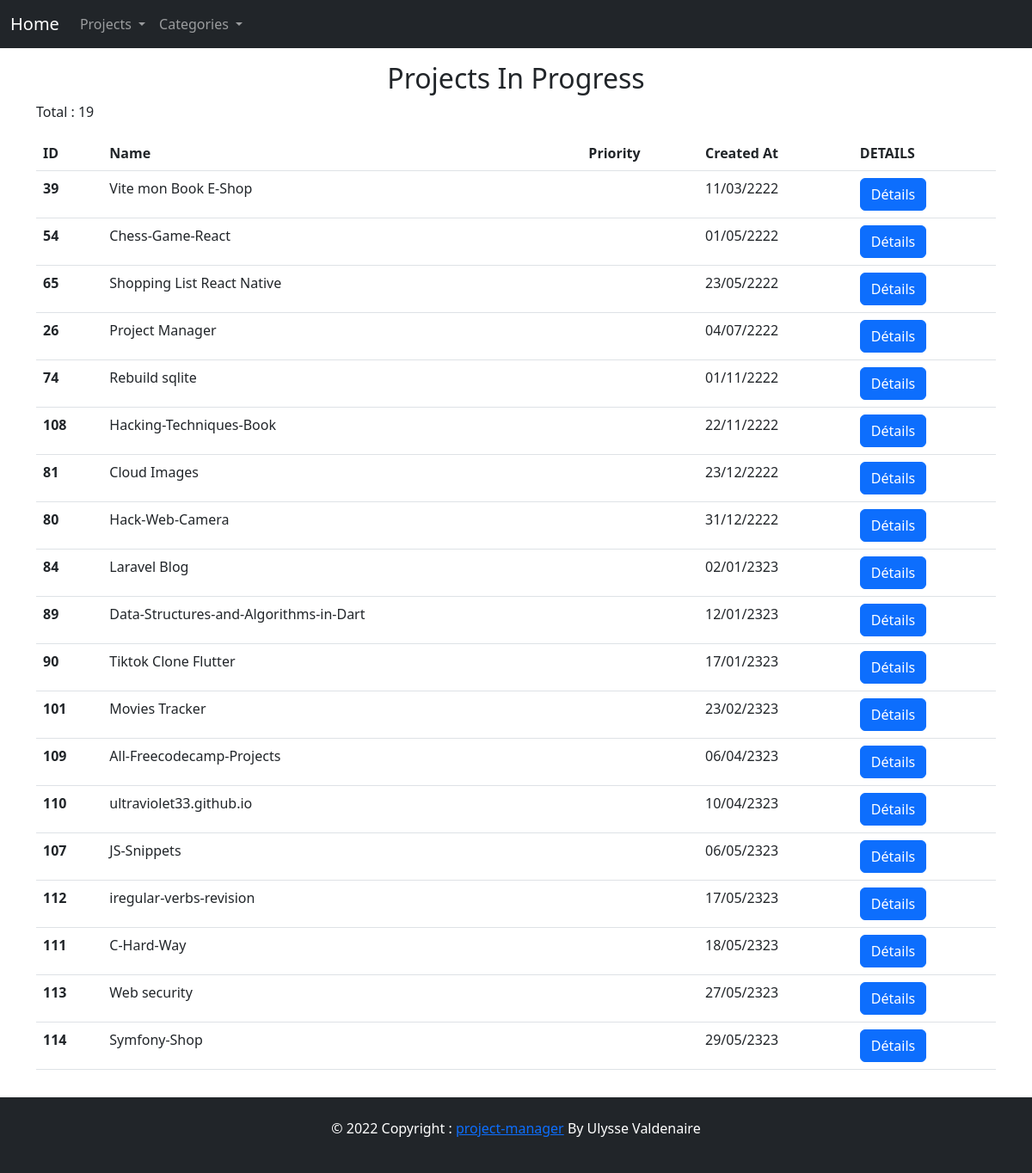
The app's page /projects/in-progress, older data.
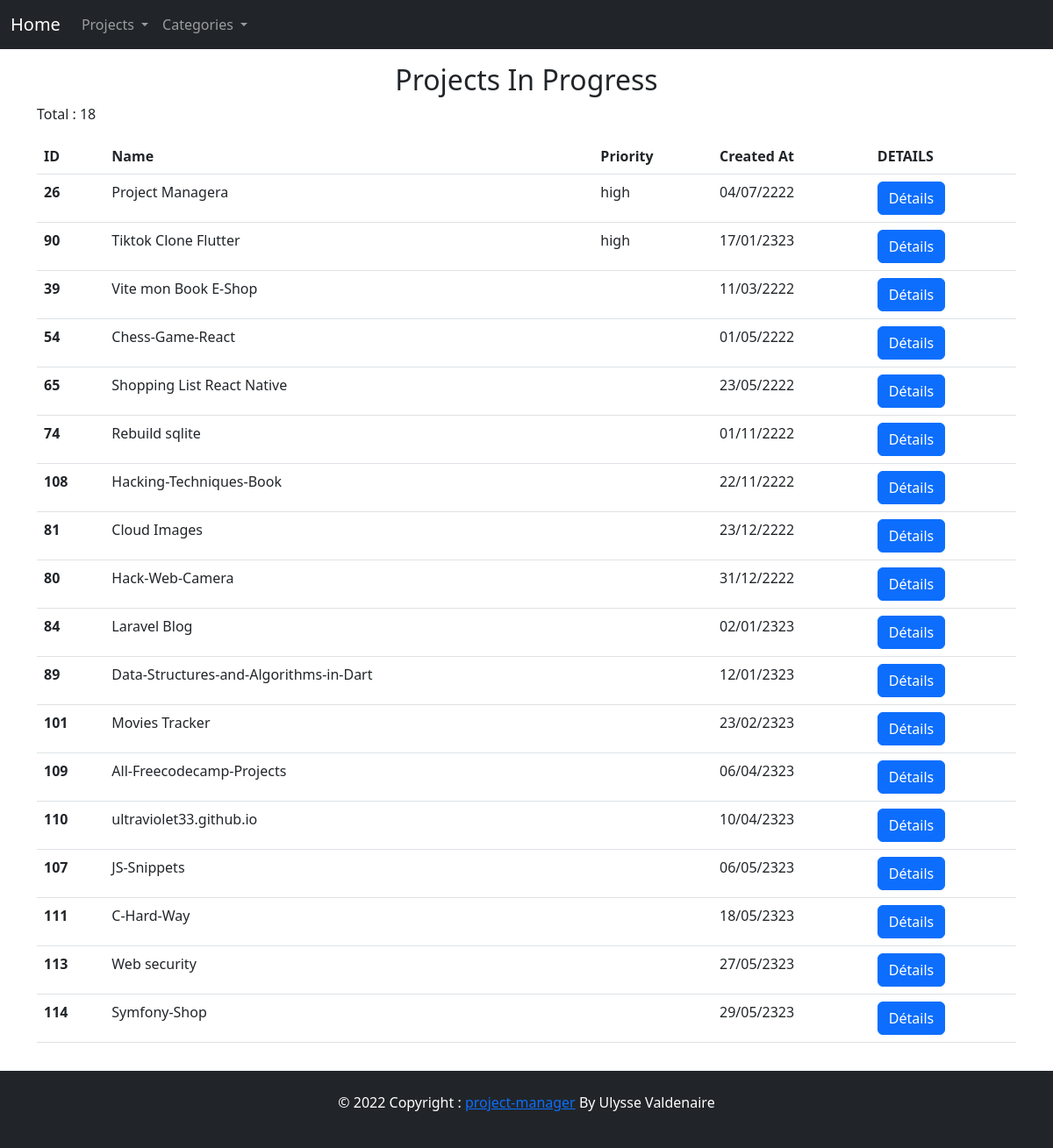
The same page, newer data.
### tables this page shows
CREATE TABLE IF NOT EXISTS `projects` (
  `id_project` int(11) NOT NULL AUTO_INCREMENT,
  `name` varchar(100) NOT NULL,
  `description` text,
  `created_at` date NOT NULL,
  `status` tinyint(1) NOT NULL DEFAULT '0',
  `github_link` varchar(100) DEFAULT NULL,
  `priority` tinyint(4) NOT NULL DEFAULT '0',
  `github_portfolio` tinyint(4) NOT NULL DEFAULT '0',
  PRIMARY KEY (`id_project`)
);

### App/Router/Router.php (called while the page is built, shortened)
<?php
class Router
{
    private array $routes = [];
    public function register(string $path, callable|array $action, string $requestedMethod): void
    {
        $this->routes[$requestedMethod][$path] = $action;
    }
    public function resolve(string $method, string $uri): mixed
    {
        $path = explode('?', $uri)[0];
        $action = $this->routes[$method][$path] ?? null;
        if (is_array($action)) {
            [$class, $classMethod] = $action;
            if (class_exists($class) && method_exists($class, $classMethod)) {
                $controller = new $class();
                return call_user_func_array([$controller, $classMethod], []);
            }
        }
    }
}

### App/Core/Database/Config.php (called while the page is built, shortened)
<?php
class Config
{
    private static $instance;
    public static array $dbConfig;
    private function __construct()
    {
        self::$dbConfig['db_name'] = "projects-manager-prod";
        self::$dbConfig['db_type'] = "mysql";
        self::$dbConfig['db_host'] = "localhost";
        self::$dbConfig['db_user'] = "root";
        self::$dbConfig['db_password'] = "";
    }
    private static function init(): self
    {
        if (is_null(self::$instance)) {
            self::$instance = new self();
        }
        return self::$instance;
    }
    public static function getValue(string $key): string
    {
        return self::$dbConfig[$key];
    }
}

### App/Core/Database/Database.php (called while the page is built, shortened)
<?php
class Database
{
    private ?PDO $PDOInstance = null;
    private static ?self $instance = null;
    private function __construct()
    {
        try {
            $string = Config::getValue('db_type') . ":host=" . Config::getValue('db_host') . ";dbname=" . Config::getValue('db_name');
            $this->PDOInstance  = new PDO($string, Config::getValue('db_user'), Config::getValue('db_password'), [
                PDO::ATTR_ERRMODE => PDO::ERRMODE_EXCEPTION
            ]);
        } catch (Exception $e) {
            echo "an error";
        }
    }
    public static function getInstance(): self
    {
        if (is_null(self::$instance)) {
            self::$instance = new Database();
        }
        return self::$instance;
    }
    public function read(string $query,  array $data = array()): array
    {
        $statement = $this->PDOInstance->prepare($query);
        $statement->execute($data);
        return $statement->fetchAll(PDO::FETCH_OBJ);
    }
}

### App/Models/Model.php (called while the page is built, shortened)
<?php
abstract class Model
{
    public function __construct()
    {
        $this->db = Database::getInstance();
    }
    private function setTableName(): string
    {
        return strtolower(explode("\\", get_class($this))[2] . 's');
    }
    private function setId(): string
    {
        $table = strtolower(explode("\\", get_class($this))[2]);
        return "id_" . $table;
    }
}

### App/Models/Project.php (called while the page is built, shortened)
<?php
class Project extends Model
{
    public function selectProjectsInProgress(): array
    {
        $query = "SELECT * FROM projects WHERE status = 0 ORDER BY priority DESC, created_at";
        return $this->db->read($query);
    }
}

### public/index.php (called while the page is built, shortened)
<?php
$router = new Router();
$router->get('/', ['App\Controllers\ProjectController', 'index']);
$router->get('/projects', ['App\Controllers\ProjectController', 'index']);
$router->get('/projects/details', ['App\Controllers\ProjectController', 'details']);
$router->get('/projects/portfolio', ['App\Controllers\ProjectController', 'getProjectsPortfolio']);
$router->get('/projects/in-progress', ['App\Controllers\ProjectController', 'getProjectsInProgress']);
$router->get('/projects/commit-portfolio', ['App\Controllers\ProjectController', 'commitPortfolio']);
$router->get('/projects/edit', ['App\Controllers\ProjectController', 'edit']);
$router->post('/projects/edit', ['App\Controllers\ProjectController', 'edit']);
$router->get('/projects/create', ['App\Controllers\ProjectController', 'create']);
$router->post('/projects/create', ['App\Controllers\ProjectController', 'create']);
$router->post('/projects/delete', ['App\Controllers\ProjectController', 'delete']);
$router->get('/api/projects/single-project', ['App\Controllers\ProjectController', 'getSingleProjectJSON']);
$router->post('/api/projects/edit', ['App\Controllers\ProjectController', 'apiEdit']);
$router->get('/api/projects/all', ['App\Controllers\ProjectController', 'apiGetAllProjects']);
$router->get('/api/projects/category', ['App\Controllers\ProjectController', 'apiGetProjectsByCategory']);
$router->get('/api/projects/status', ['App\Controllers\ProjectController', 'apiGetProjectsByStatus']);
$router->get('/categories', ['App\Controllers\CategoryController', 'index']);
$router->get('/categories/index', ['App\Controllers\CategoryController', 'index']);
$router->get('/categories/create', ['App\Controllers\CategoryController', 'create']);
$router->post('/categories/create', ['App\Controllers\CategoryController', 'create']);
$router->get('/categories/edit', ['App\Controllers\CategoryController', 'edit']);
$router->post('/categories/edit', ['App\Controllers\CategoryController', 'edit']);
$router->post('/categories/delete', ['App\Controllers\CategoryController', 'delete']);
(new App($router, ["method" => $_SERVER["REQUEST_METHOD"], "uri" => $_SERVER["REQUEST_URI"]]))->run();

### App/Core/Render.php (called while the page is built, shortened)
<?php
class Render
{
    private string $viewPath;
    public function __construct(string $viewPath, ?array $args = [])
    {
        $this->viewPath = $viewPath;
        $this->args = $args;
    }
    public function view(): string
    {
        require BASE_VIEW_PATH . 'layouts\header.php';
        require BASE_VIEW_PATH . $this->viewPath . '.php';
        require BASE_VIEW_PATH . 'layouts\footer.php';
        return ob_get_clean();
    }
    public static function make(string $viewPath, ?array $args = []): static
    {
        return new static($viewPath, $args);
    }
    public function __toString(): string
    {
        return $this->view();
    }
}

### App/Core/Helpers/Session.php (called while the page is built, shortened)
<?php
class Session
{
    public static function get(string $key): string|bool
    {
        return false;
    }
}

### App/Controllers/ProjectController.php (the view, shortened to what this page needs)
<?php
class ProjectController extends Controller
{
    private Project $projectModel;
    public function __construct()
    {
        $this->projectModel = new Project();
    }
    public function getProjectsInProgress(): Render
    {
        $projectsInProgress = $this->projectModel->selectProjectsInProgress();
        $projectsTable = $this->makeHTMLProjectsTables($projectsInProgress);
        $totalProjects = count($projectsInProgress);
        return Render::make("projects/in-progress", compact("projectsTable", "totalProjects"));
    }
    public function makeHTMLProjectsTables(array $projects): string
    {
        $html = "";
        $html .= '<table class="table">
             <thead>
             <tr>
                <th scope="col">ID</th>
                <th scope="col">Name</th>
                <th scope="col">Priority</th>
                <th scope="col">Created At</th>
                <th scope="col">DETAILS</th>
             </tr>
             </thead>
             <tbody>';
        foreach ($projects as $project) {
            $created_at = date('d/m/yy', strtotime($project->created_at));
            $priority = $project->priority ? "high" : "";
            $html .= '<th scope="row">' . $project->id_project . '</th>
                        <td>' . $project->name . '</td>
                        <td>' . $priority  . '</td>
                        <td>' . $created_at . '</td>
                        <td><a href="/projects/details?id=' . $project->id_project . '" class="btn btn-primary">Détails</a></td>
                    </tr>';
        }
        $html .= '
                </tbody>
            </table>';
        return $html;
    }
}

### App/Core/App.php (shortened to what this page needs)
<?php
class App
{
    private Router $router;
    private array $requestURI;
    public function __construct(Router $router, array $requestURI)
    {
        $this->router = $router;
        $this->requestURI = $requestURI;
    }
    public function run(): void
    {
        try {
            echo $this->router->resolve($this->requestURI['method'], $this->requestURI['uri']);
        } catch (Exception $e) {
            echo $e->getMessage();
        }
    }
}

### App/views/layouts/header.php (shortened to what this page needs)
<!DOCTYPE html>
<html lang="en">
<head>
    <link href="https://cdn.jsdelivr.net/npm/bootstrap@5.2.0-beta1/dist/css/bootstrap.min.css" rel="stylesheet">
</head>
<body class="d-flex flex-column min-vh-100">
    <nav class="navbar navbar-expand-lg navbar-dark bg-dark ">
        <div class="container-fluid">
            <a class="navbar-brand" href="/">Home</a>
            <div class="collapse navbar-collapse" id="navbarSupportedContent">
                <ul class="navbar-nav me-auto mb-2 mb-lg-0">
                    <li class="nav-item dropdown">
                        <a class="nav-link dropdown-toggle" href="#" id="navbarDropdown" role="button" data-bs-toggle="dropdown" aria-expanded="false">
                            Projects
                        </a>
                    </li>
                    <li class="nav-item dropdown">
                        <a class="nav-link dropdown-toggle" href="#" id="navbarDropdown" role="button" data-bs-toggle="dropdown" aria-expanded="false">
                            Categories
                        </a>
                    </li>
                </ul>
            </div>
        </div>
    </nav>
    <main class="container my-3">

### App/views/projects/in-progress.php
<div class="row">
    <div class="col-12">
        <h2 class="text-center">Projects In Progress</h2>
        <p>Total : <?= $totalProjects  ?> </p>
    </div>
</div>
<div class="row">
    <div class="col-12">
        <?= $projectsTable ?>
    </div>
</div>

### App/views/layouts/footer.php (shortened to what this page needs)
</main>
<footer class="bg-dark footer mt-auto p-4">
    <p class="text-white text-center"> © 2022 Copyright :
        <a href="#">project-manager</a> By Ulysse Valdenaire
    </p>
</footer>
</body>
</html>

Row changes from the older to the newer data that the page shows:
no longer on this page (row edited): projects: id_project "112", name "iregular-verbs-revision", created_at "17/05/2323"
changed projects id 26: name "Project Manager" → "Project Managera"; priority (not shown) → "high"; moves up the list
changed projects "Tiktok Clone Flutter": priority (not shown) → "high"; moves up the list
Text that changed along with them:
$totalProjects: "19" → "18"
